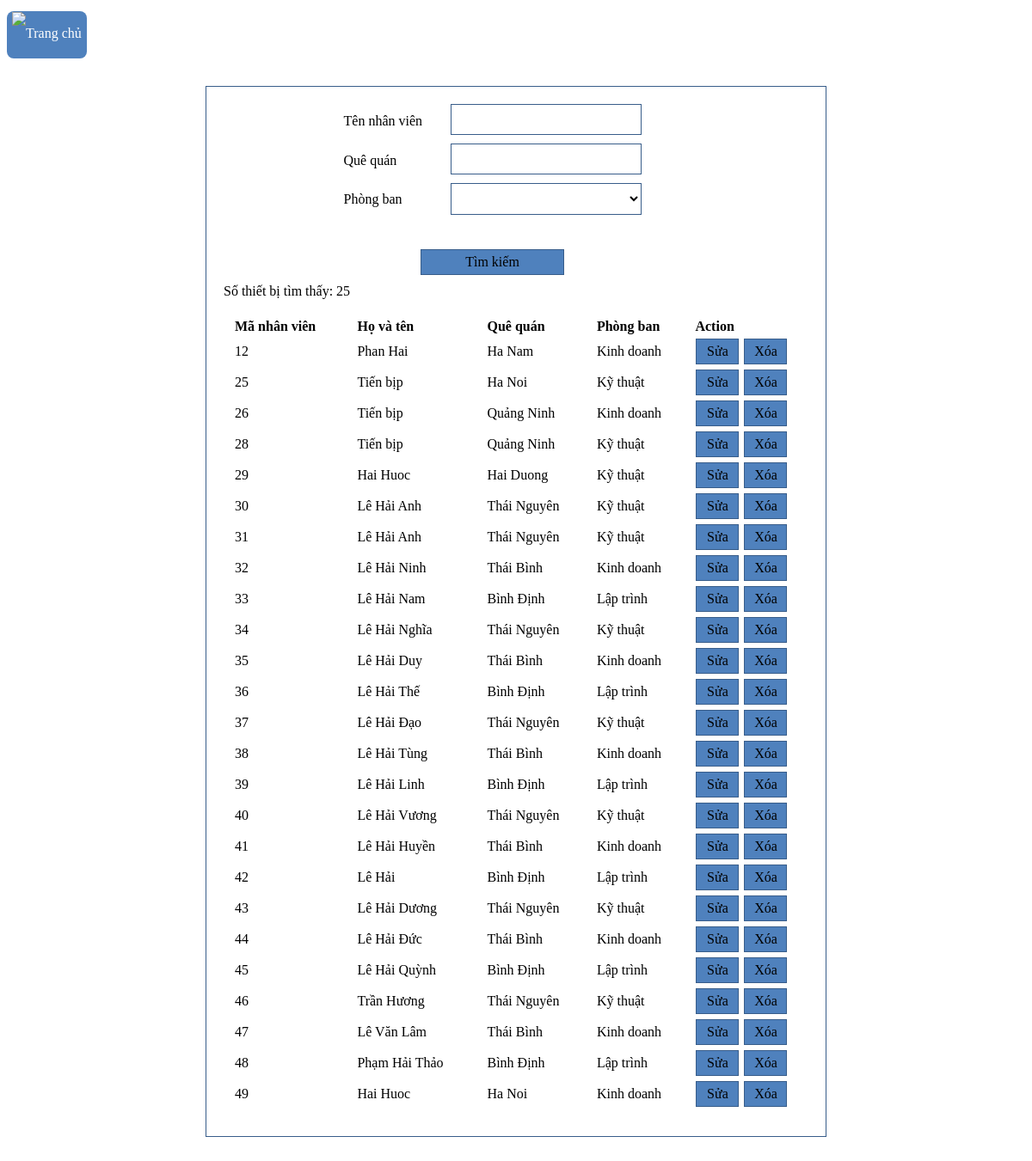
Page /app/view/list_staff_view.php (signed in) on the committed database.
### tables this page shows
CREATE TABLE `nhanvien` (
  `MaNV` int(10) NOT NULL,
  `TenNV` varchar(50) NOT NULL,
  `QueQuan` varchar(50) NOT NULL,
  `MaPB` varchar(10) NOT NULL
);

CREATE TABLE `phongban` (
  `MaPB` varchar(10) NOT NULL,
  `TenPB` varchar(250) NOT NULL
);

### app/model/classrooms.php (called while the page is built, shortened)
<?php
	function listClass(){
		require '../common/connectDB.php';
		$sqlClass = 'SELECT * FROM `phongban`';
	    $listClass = $conn ->query($sqlClass);
	    $listClass -> execute();
		$result = $listClass->fetchAll(PDO::FETCH_OBJ);
		return $result;
	}
?>

### app/model/staff.php (called while the page is built, shortened)
<?php
	function searchStaff($name, $address, $class){
		require '../common/connectDB.php';
		$sqlSearch = "SELECT nhanvien.MaNV, nhanvien.TenNV ,nhanvien.QueQuan, phongban.TenPB FROM `nhanvien`CROSS JOIN phongban ON nhanvien.MaPB = phongban.MaPB ";
		if($name == '' && $address == '' && $class == ''){
			$sqlSearch2 = "";
		} else if($name != '' && $address == '' && $class == ''){
			$sqlSearch2 = "WHERE nhanvien.TenNV = '$name'";
		} else if($name == '' && $address != '' && $class == ''){
			$sqlSearch2 = "WHERE nhanvien.QueQuan = '$address'";
		}else if($name == '' && $address == '' && $class != ''){
			$sqlSearch2 = "WHERE phongban.TenPB = '$class'";
		}else if($name != '' && $address != '' && $class == ''){
			$sqlSearch2 = "WHERE nhanvien.TenNV = '$name' AND nhanvien.QueQuan = '$address'";
		}else if($name == '' && $address != '' && $class != ''){
			$sqlSearch2 = "WHERE nhanvien.QueQuan = '$address' AND phongban.TenPB = '$class'";
		}else if($name != '' && $address == '' && $class != ''){
			$sqlSearch2 = "WHERE nhanvien.TenNV = '$name' AND phongban.TenPB = '$class'";
		}else {
			$sqlSearch2 = "WHERE nhanvien.TenNV = '$name' AND nhanvien.QueQuan = '$address' AND phongban.TenPB = '$class'";
		}
		$order = "ORDER BY nhanvien.MaNV";
		$sqlSearch2 .= $order;
		$sqlSearch .= $sqlSearch2;
		$search = $conn -> prepare($sqlSearch);
		$search -> execute();
		$resultSearch = $search->fetchAll(PDO::FETCH_OBJ);
		return $resultSearch;
	}
?>

### app/controller/list_staff_controller.php (called while the page is built, shortened)
<?php
	require '../model/staff.php';
	require '../model/classrooms.php';
	$name = $address = $class = "";
	$resultSearchStaff = searchStaff($name, $address, $class);
?>

### app/view/list_staff_view.php (the view, shortened to what this page needs)
<!DOCTYPE html>
<html lang="en">
<head>
	<link rel="stylesheet" type="text/css" href="../../web/css/list_staff.css">
</head>
<body>
	<?php
		require '../controller/list_staff_controller.php';
	?>
	<button class="custombackHome">
        <a style="text-decoration: none" href="../../home.php">
            <img src="https://img.icons8.com/material-outlined/24/FFFFFF/home--v2.png" />
            <p>Trang chủ</p>
        </a>
	</button>
    <form action='' method='POST'>
           	<div>
                <label class="name-add">Tên nhân viên </label>
                <input type="text" class="name-input" name="name_search" size="30" />
            </div>
            <div>
                <label class="address-add"> Quê quán </label>
                <input type="text" class="address-input" name="address_search" size="30" />
            </div>
            <div>
                <label class="class-add"> Phòng ban </label>
                <select class="select-nameClass" name="class_search">
                    <option></option>
                    <?php
                        $result = listClass();
                        for ($i = 0; $i <  count($result); $i++){
                     ?>
                    <option><?php echo $result[$i]->TenPB; ?></option>
                    <?php
                        }
                    ?>
                </select>
            </div>
        	 <div>
                   <input type="submit" class="btn-search" value="Tìm kiếm" name="btn_search">
            </div>
            <div class="count">
            	Số thiết bị tìm thấy: <?php echo count($resultSearchStaff); ?>
        	</div>
        	<table>
                <tr>
                    <th>Mã nhân viên</td>
                    <th>Họ và tên</td>
                    <th>Quê quán</td>
                    <th>Phòng ban</th>
                    <th>Action</td>
                </tr>
                <?php
                    for($i=0 ; $i < count($resultSearchStaff); $i++){
                ?>
                <tr>
                    <td><?php echo $resultSearchStaff[$i]->MaNV; ?></td>
                    <td><?php echo $resultSearchStaff[$i]->TenNV; ?></td>
                    <td><?php echo $resultSearchStaff[$i]->QueQuan; ?></td>
                    <td><?php echo $resultSearchStaff[$i]->TenPB; ?></td>
                    <td>
                        <input type="submit" name="update<?php echo $resultSearchStaff[$i]->MaNV ?>" value="Sửa" class = "UandD">
                        <input type="submit" name="delete<?php echo $resultSearchStaff[$i]->MaNV ?>" value="Xóa" class = "UandD">
                    </td>
                </tr>
                <?php
                    }
                ?>
            </table>
    </form>
</body>
</html>

### web/css/list_staff.css (style rules this page uses)
* { font-family: 'Times New Roman', Times, serif; font-size: 16px; }
form { padding: 10px; border: 1px solid #385d8a; width: 700px; font-family: 'Times New Roman'; font-size: 16px; margin-left : auto; margin-right: auto; margin-top: 100px; }
body { margin: 50px auto; text-align: center; width: 800px; }
label { display: inline-block; width: 120px; text-align: left; }
input { border: 1px solid #385d8a; font-size: 1.3rem; font-weight: 100; padding: 5px 10px; width: 200px; margin-right: 55px; font-family: 'Times New Roman'; cursor: pointer; }
.btn-search { width: 167px; padding: 5px 10px; font-size: 1rem; font-family: 'Times New Roman'; font-weight: 1; background: #4f81bd; border: 1px solid #385d8a; margin-top: 30px; }
div { margin: 10px; }
.custombackHome { margin: 10px 5px; border-radius: 8px; background-color: #4f81bd; position: absolute; top: 3px; left: 3px; border: #0099ff; }
.custombackHome > a { display: flex; padding-bottom: 3px; color:white !important; }
.count { text-align: left; }
table { width: 100%; text-align: left; margin: 20px ; font-weight: 100; }
.select-nameClass { width: 222px; padding: 8px; font-size: 1rem; font-family: 'Times New Roman'; font-weight: 1; background: #ffffff; border: 1px solid #385d8a; margin-right: 55px; }
.UandD { width: 50px; font-size: 1rem; background: #4f81bd; border: 1px solid #385d8a; margin: 1px; }

### rows in the picture
nhanvien: MaNV "12", TenNV "Phan Hai", QueQuan "Ha Nam", MaPB.TenPB "Kinh doanh"
nhanvien: MaNV "25", TenNV "Tiến bịp", QueQuan "Ha Noi", MaPB.TenPB "Kỹ thuật"
nhanvien: MaNV "26", TenNV "Tiến bịp", QueQuan "Quảng Ninh", MaPB.TenPB "Kinh doanh"
nhanvien: MaNV "28", TenNV "Tiến bịp", QueQuan "Quảng Ninh", MaPB.TenPB "Kỹ thuật"
nhanvien: MaNV "29", TenNV "Hai Huoc", QueQuan "Hai Duong", MaPB.TenPB "Kỹ thuật"
nhanvien: MaNV "30", TenNV "Lê Hải Anh", QueQuan "Thái Nguyên", MaPB.TenPB "Kỹ thuật"
nhanvien: MaNV "31", TenNV "Lê Hải Anh", QueQuan "Thái Nguyên", MaPB.TenPB "Kỹ thuật"
nhanvien: MaNV "32", TenNV "Lê Hải Ninh", QueQuan "Thái Bình", MaPB.TenPB "Kinh doanh"
nhanvien: MaNV "33", TenNV "Lê Hải Nam", QueQuan "Bình Định", MaPB.TenPB "Lập trình"
nhanvien: MaNV "34", TenNV "Lê Hải Nghĩa", QueQuan "Thái Nguyên", MaPB.TenPB "Kỹ thuật"
nhanvien: MaNV "35", TenNV "Lê Hải Duy", QueQuan "Thái Bình", MaPB.TenPB "Kinh doanh"
nhanvien: MaNV "36", TenNV "Lê Hải Thế", QueQuan "Bình Định", MaPB.TenPB "Lập trình"
nhanvien: MaNV "37", TenNV "Lê Hải Đạo", QueQuan "Thái Nguyên", MaPB.TenPB "Kỹ thuật"
nhanvien: MaNV "38", TenNV "Lê Hải Tùng", QueQuan "Thái Bình", MaPB.TenPB "Kinh doanh"
nhanvien: MaNV "39", TenNV "Lê Hải Linh", QueQuan "Bình Định", MaPB.TenPB "Lập trình"
nhanvien: MaNV "40", TenNV "Lê Hải Vương", QueQuan "Thái Nguyên", MaPB.TenPB "Kỹ thuật"
nhanvien: MaNV "41", TenNV "Lê Hải Huyền", QueQuan "Thái Bình", MaPB.TenPB "Kinh doanh"
nhanvien: MaNV "42", TenNV "Lê Hải", QueQuan "Bình Định", MaPB.TenPB "Lập trình"
nhanvien: MaNV "43", TenNV "Lê Hải Dương", QueQuan "Thái Nguyên", MaPB.TenPB "Kỹ thuật"
nhanvien: MaNV "44", TenNV "Lê Hải Đức", QueQuan "Thái Bình", MaPB.TenPB "Kinh doanh"
nhanvien: MaNV "45", TenNV "Lê Hải Quỳnh", QueQuan "Bình Định", MaPB.TenPB "Lập trình"
nhanvien: MaNV "46", TenNV "Trần Hương", QueQuan "Thái Nguyên", MaPB.TenPB "Kỹ thuật"
nhanvien: MaNV "47", TenNV "Lê Văn Lâm", QueQuan "Thái Bình", MaPB.TenPB "Kinh doanh"
nhanvien: MaNV "48", TenNV "Phạm Hải Thảo", QueQuan "Bình Định", MaPB.TenPB "Lập trình"
nhanvien: MaNV "49", TenNV "Hai Huoc", QueQuan "Ha Noi", MaPB.TenPB "Kinh doanh"

### other values in the picture
count($resultSearchStaff) "25"
